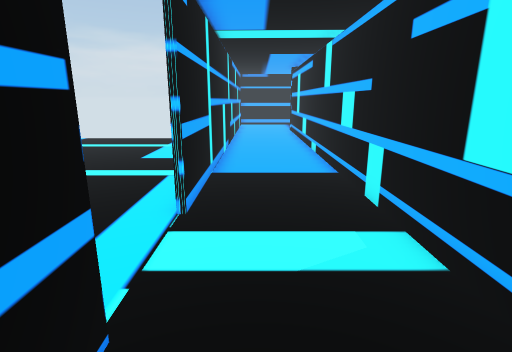
View 1 (above)

24 first-person views from a walk through a Unity game level. The camera is 1.3 m above the floor, tilts 14° down and sees 80° across. The floor is counted in squares, 0.5 m on a side. Each view is taken from the middle of a square. On the plan, view 1 faces up. The plan holds only what a view shows up to about 20 squares ahead; the rest is blank. The place goes on beyond the plan.

View 2
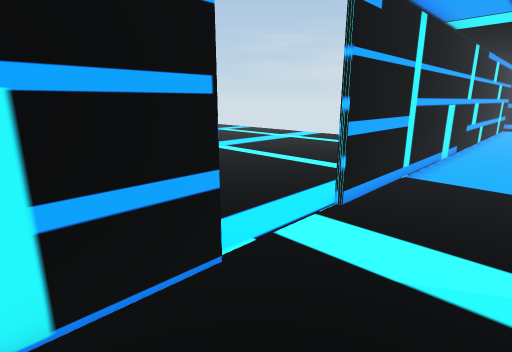

View 3
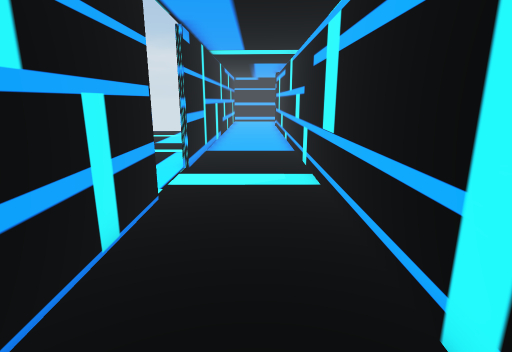

View 4
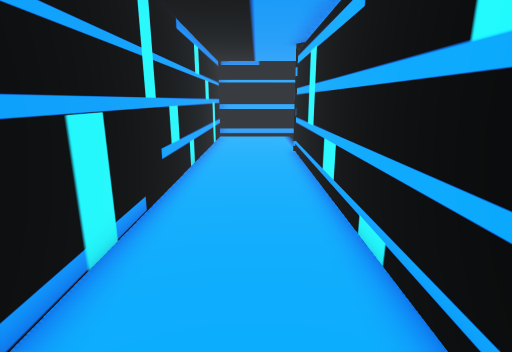

View 5
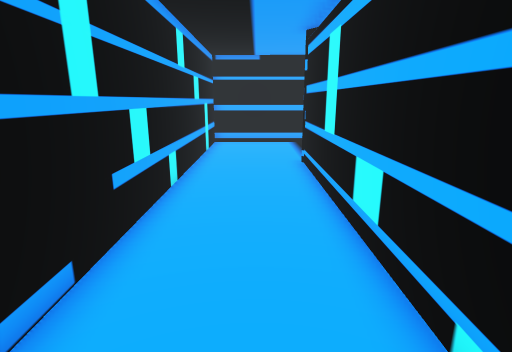

View 6
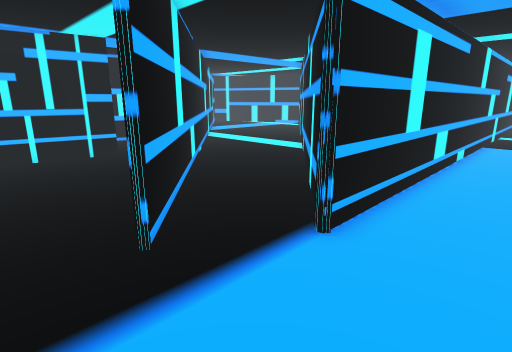

View 7
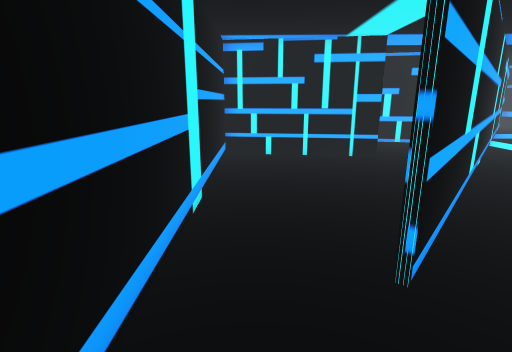

View 8
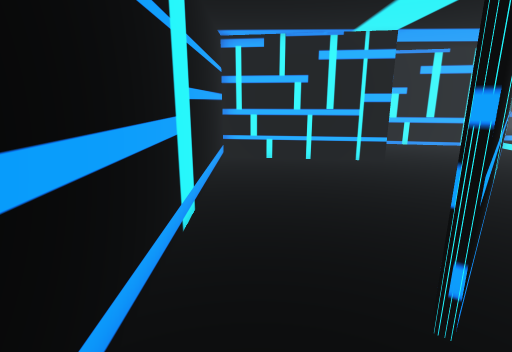

View 9
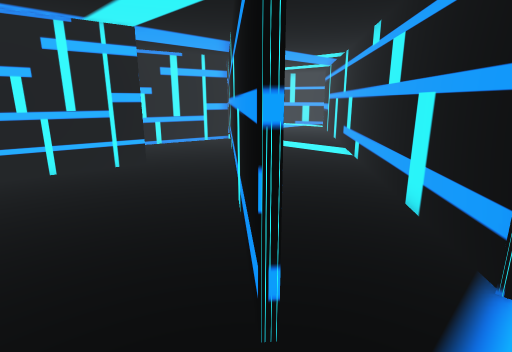

View 10
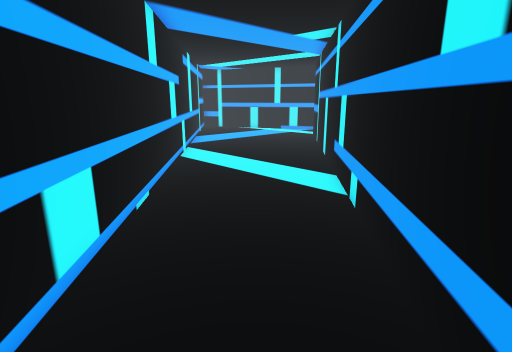

View 11
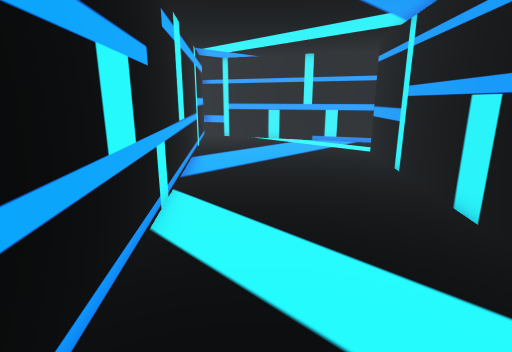

View 12
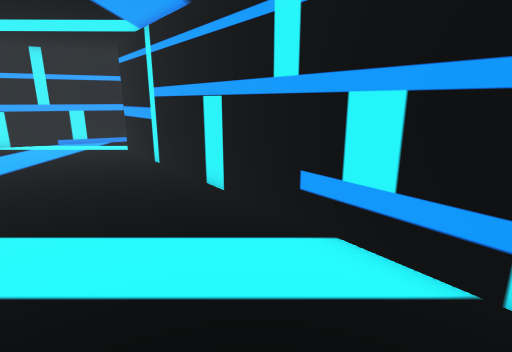

View 13
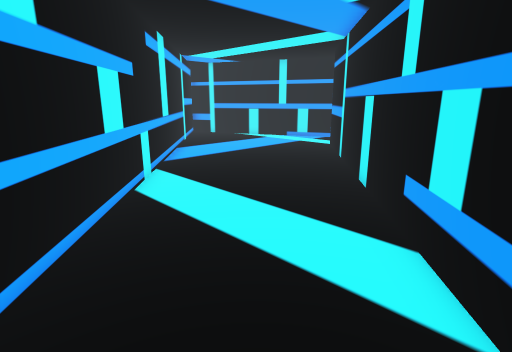

View 14
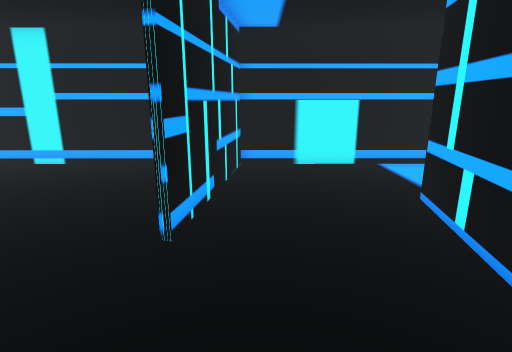

View 15
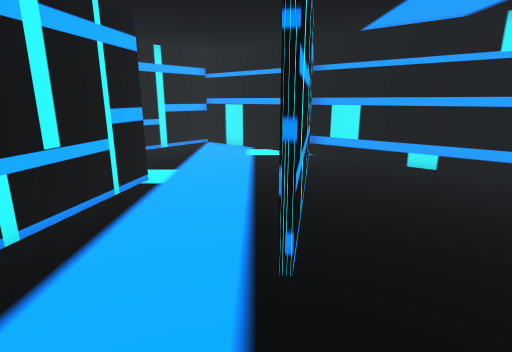

View 16
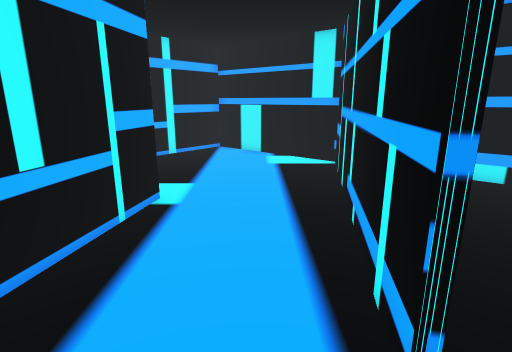

View 17
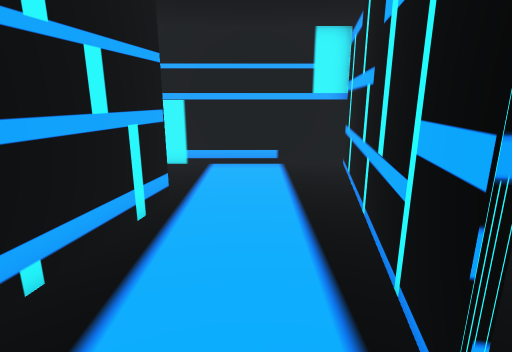

View 18
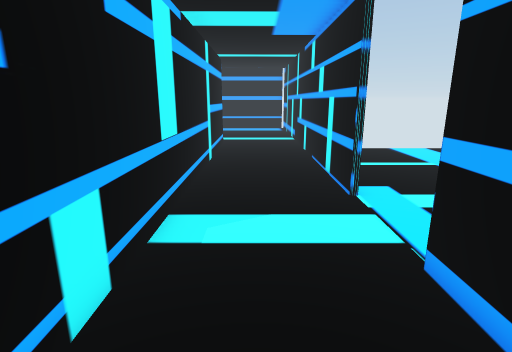

View 19
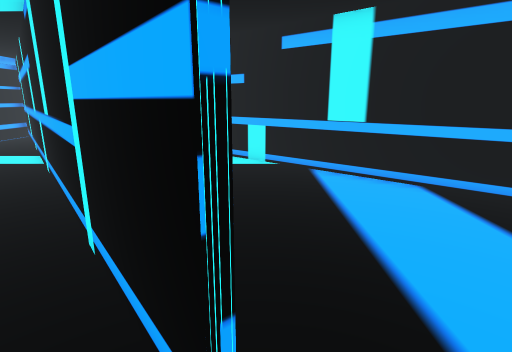

View 20
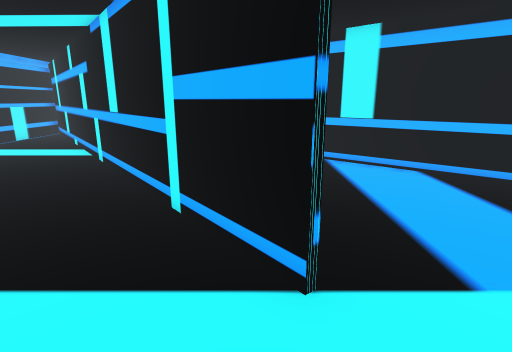

View 21
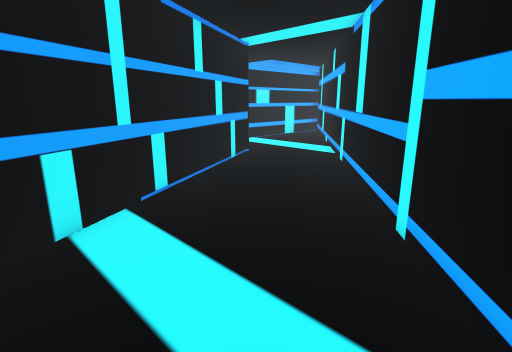

View 22
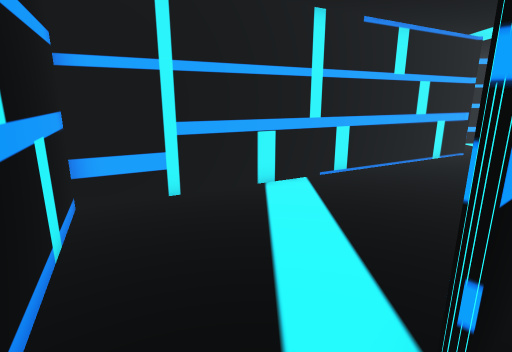

View 23
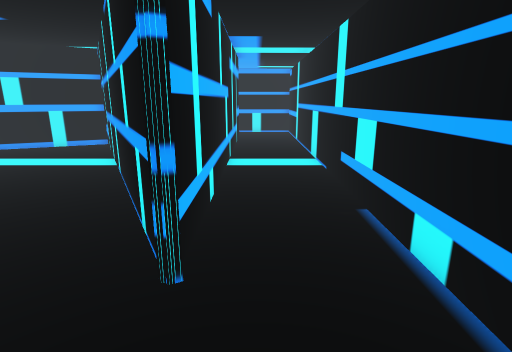

View 24
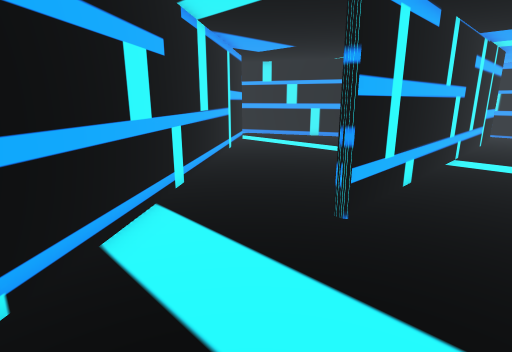

### Floor plan
Points are (right, up) in squares from view 1. A wall is a line through its corners. A room is listed if a view was taken in it or the views show most of it. See-through windows are left out.
Room 1 (views 1, 2, 3, 4, 5, 6, 7, 8, 9, 18)
walls: (-1.6, 2.9) (-1.6, -5.5); (3.4, 33.4) (-1.6, 33.4) (-1.6, 6.6); (3, -5.5) (3, 27.2)
ways out: opening at (4, 28.5) to room 2; opening at (4.5, 31.5) to room 7; opening at (-2, 4.5)
Room 2 (views 10, 11, 12, 13, 19, 22)
walls: (26.6, 11.9) (4.7, 29.9); (21.2, 2.4) (26.6, 4.8); (3, 27.2) (19.9, 5.8)
ways out: opening at (4, 28.5) to room 1; opening at (19.3, 4) to room 5
Room 3 (view 14)
walls: (11.8, 24.4) (19, 18.5); (20.6, 33.5) (16.4, 33.5) (15.4, 26.3); (19.4, 18.4) (21.5, 29)
ways out: opening at (21.5, 31.5) to room 4; opening at (13.5, 25.5) to room 7
Room 4 (views 15, 16, 17)
walls: (25.6, 23) (26.5, 27.6); (21.7, 28.9) (19.6, 18.3); (19, 18.5) (25.1, 13.5) (26.6, 15.2); (26.5, 33.6) (20.6, 33.5)
ways out: opening at (21.5, 31.5) to room 3
Room 5 (views 20, 21)
walls: (19.7, 5.6) (11.3, 16.3); (7.3, 14.2) (15, -0.4) (19.8, 1.7)
ways out: opening at (19.3, 4) to room 2; opening at (9, 14.3) to room 6
Room 6 (views 23, 24)
walls: (3.3, 15.2) (3.3, -2.5); (3.3, 17.5) (3.3, 16.9); (11.3, 16.3) (5, 24.3); (7.2, -4.4) (7.2, 13.8); (3.3, 24.8) (3.3, 20.8)
ways out: opening at (9, 14.3) to room 5
Room 7 (no view inside)
walls: (15.2, 26.3) (16.1, 33.5) (3.4, 33.4); (4.9, 30.1) (11.8, 24.4)
ways out: opening at (4.5, 31.5) to room 1; opening at (13.5, 25.5) to room 3

Where each view was taken, in squares from view 1:
view 1: 0 up, 0 right, facing up
view 2: 0 up, 2 right, facing up-left
view 3: 5 down, 1 right, facing up
view 4: 11 up, 1 right, facing up
view 5: 14 up, 1 right, facing up
view 6: 32 up, 0 right, facing down-right
view 7: 32 up, 1 right, facing right
view 8: 32 up, 2 right, facing right
view 9: 32 up, 3 right, facing down-right
view 10: 26 up, 6 right, facing down-right
view 11: 21 up, 13 right, facing down-right
view 12: 22 up, 13 right, facing down
view 13: 22 up, 10 right, facing down-right
view 14: 21 up, 17 right, facing up
view 15: 33 up, 22 right, facing down
view 16: 31 up, 23 right, facing down
view 17: 21 up, 24 right, facing up
view 18: 11 up, 1 right, facing down
view 19: 4 up, 20 right, facing up
view 20: 2 up, 19 right, facing up
view 21: 3 up, 19 right, facing up-left
view 22: 4 up, 22 right, facing left
view 23: 18 up, 6 right, facing down
view 24: 20 up, 4 right, facing down-right
